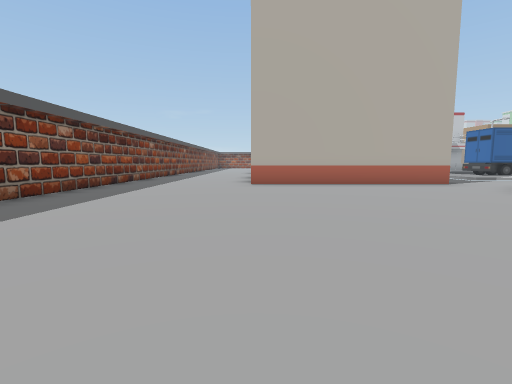
View 1 (above)

17 first-person views from a walk through a 3-D level made in the Unity game engine. The camera is 1.2 m above the floor, tilts 6° down and sees 85° across. The floor is counted in squares, 2 m on a side. Each view is taken from the middle of a square. On the plan, view 1 faces up. The plan holds only what a view shows up to about 9 squares ahead; the rest is blank. The place goes on beyond the plan. The player character is not drawn.

View 2
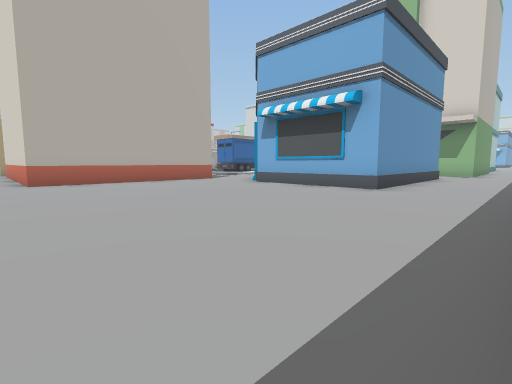

View 3
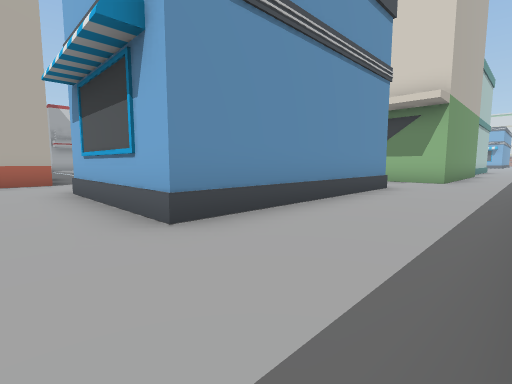

View 4
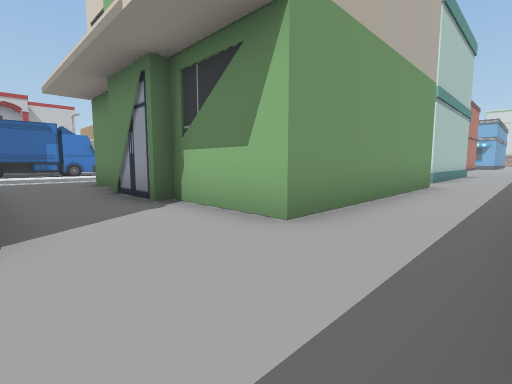

View 5
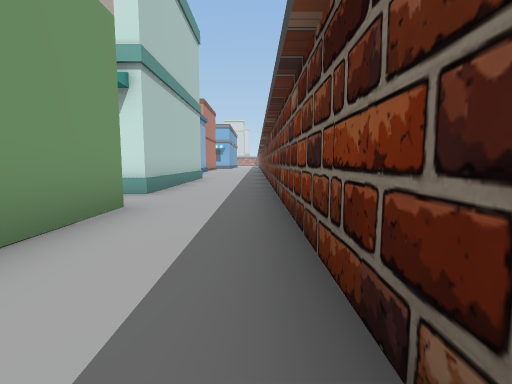

View 6
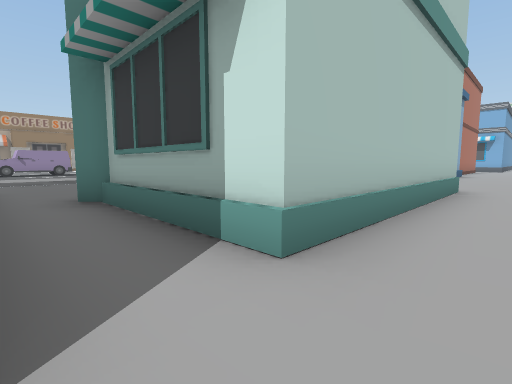

View 7
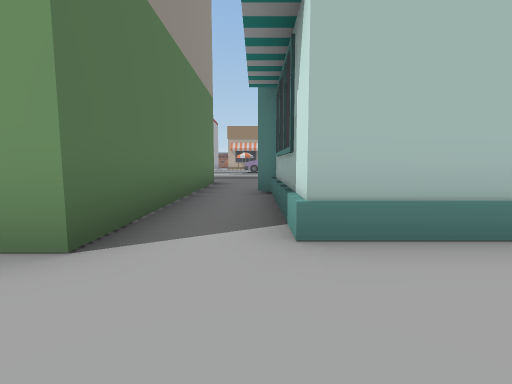

View 8
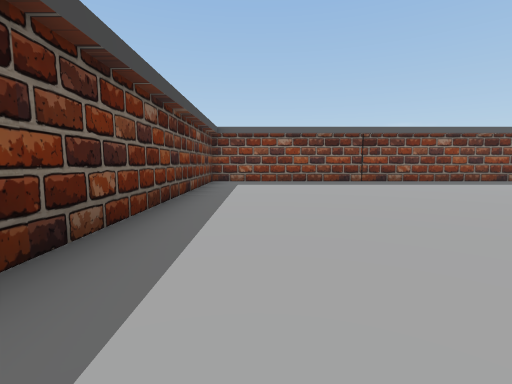

View 9
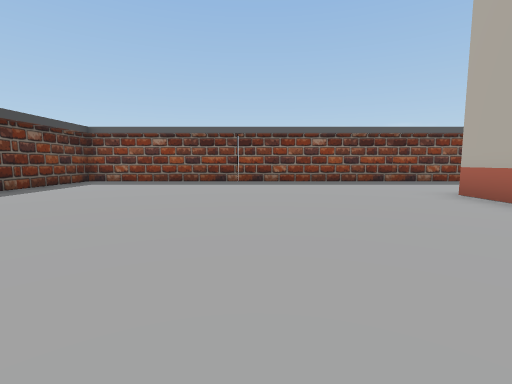

View 10
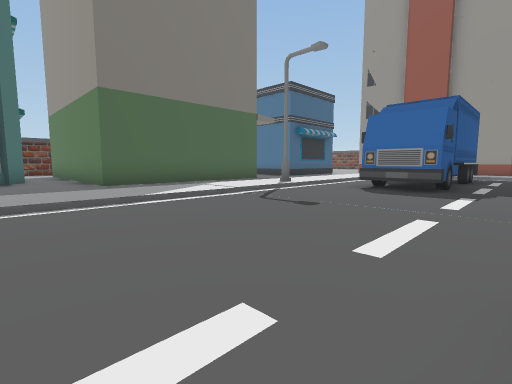

View 11
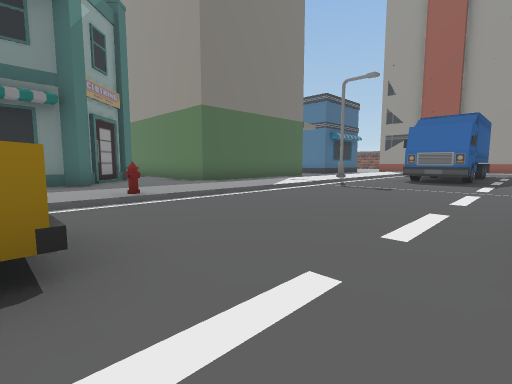

View 12
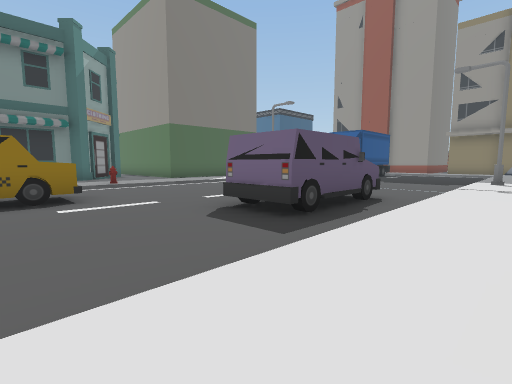

View 13
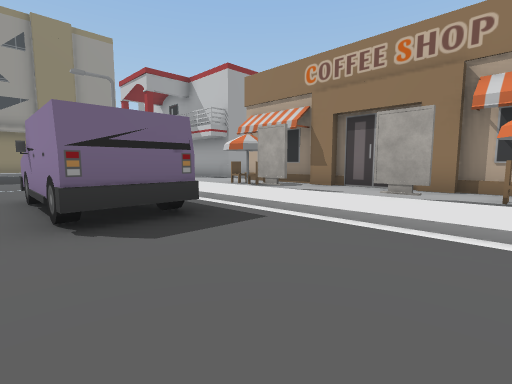

View 14
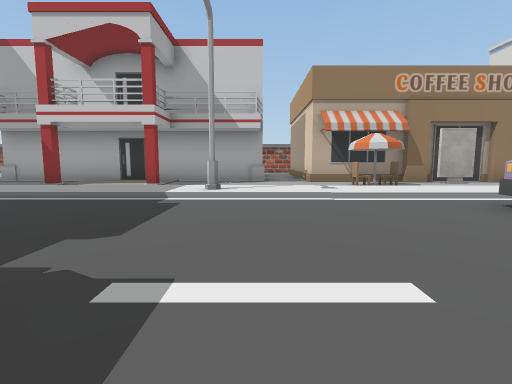

View 15
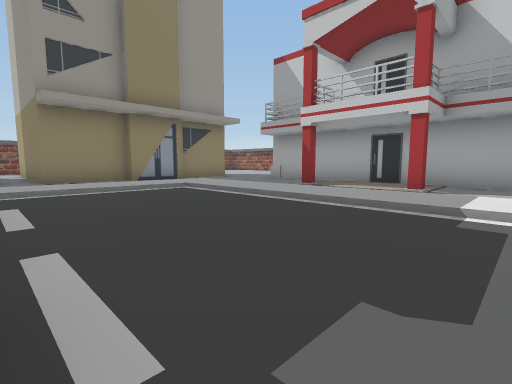

View 16
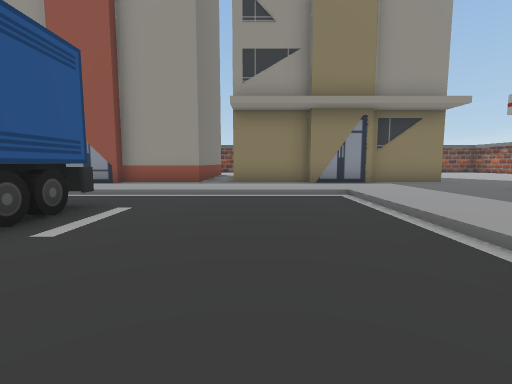

View 17
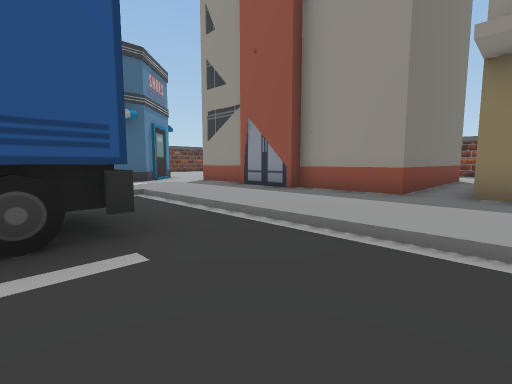

### Floor plan
Key: @ floor where view 1 was taken; # wall or solid block; . main floor; : floor 0.25 m higher than the main floor; / step, stairs or slope; = window, fence, low wall or low ledge; ^ raised ledge; B building; C container; S streetlight; H hydrant; A chair; I billboard; O other object.
Columns run from 4 left of view 1 to 25 right of it. Each row starts with its distance up from view 1.
 23          ..   ######
 22          .............########
 21          B.............A.....A
 20          B.....#.#.   ...I.II.
 19          B..::::::::::::::::::
 18          B..:::::::S::::::::::
 17          B..:/..........OOO...
 16        BBB..:/..........OOO...
 15      .......:/................
 14     BBBBBB..:/................
 13          B..:/CCCCC.........OO
 12          B..:/.  CC.........OO
 11 #   B    B..:/  ............
 10 #.  B    B..::  :::S::::::H:
  9 #...B    B../  ///  ////////
  8 #...BBBBBB..   ...  ........
  7 #..........##   ..BBBBB...B.
  6 #.........      ..B   B...BBB
  5 #.........#     .B    B.BB
  4 #.........=     .B    B..B
  3 #.........=     .B    B..B
  2 #.........#####^..B   B..B
  1 #.................BBBBB..BBBBB
  0 #...@.........................
 -1 #............................
 -2 ########           ##########

Where each view was taken, in squares from view 1:
view 1: 0 up, 0 right, facing up
view 2: 1 down, 1 left, facing up-right
view 3: 1 down, 4 right, facing up-right
view 4: 1 down, 11 right, facing up-right
view 5: 1 down, 15 right, facing right
view 6: 0 up, 19 right, facing up-right
view 7: 1 down, 20 right, facing up
view 8: 0 up, 5 right, facing left
view 9: 4 up, 5 right, facing left
view 10: 15 up, 21 right, facing down-left
view 11: 15 up, 24 right, facing down-left
view 12: 19 up, 25 right, facing down-left
view 13: 15 up, 25 right, facing up-left
view 14: 13 up, 16 right, facing up
view 15: 14 up, 15 right, facing up-left
view 16: 16 up, 14 right, facing left
view 17: 16 up, 11 right, facing down-left
